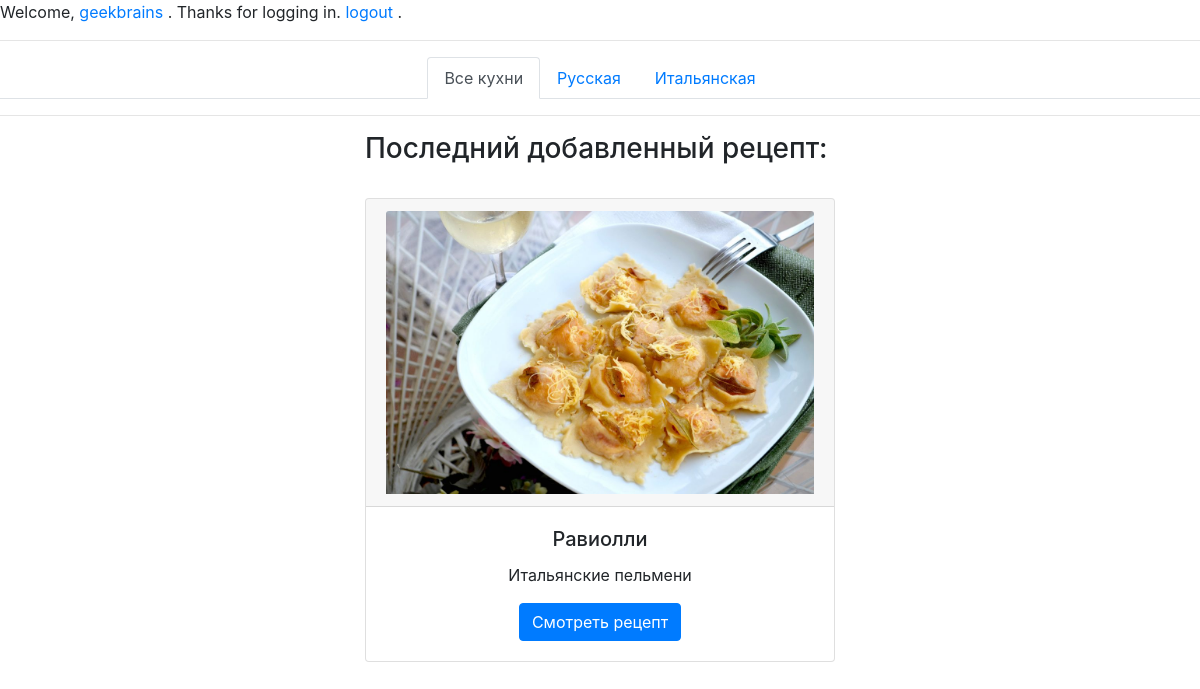
Page / (signed in) on the committed database.
### authapp/models.py (models this page shows, shortened)
class BorshchUser(AbstractUser):
    class Meta:
        verbose_name = 'пользователь'
        verbose_name_plural = 'пользователи'
    avatar = models.ImageField(upload_to='users_avatars', blank=True)

### mainapp/models.py (models this page shows, shortened)
class Cuisine(models.Model):
    class Meta:
        verbose_name = 'Кухня'
        verbose_name_plural = 'Кухни'
    name = models.CharField(verbose_name='название', max_length=64, unique=True)
    description = models.TextField(verbose_name='описание', blank=True)

class Recipe(models.Model):
    class Meta:
        verbose_name = 'Рецепт'
        verbose_name_plural = 'Рецепты'
    cuisine = models.ForeignKey(Cuisine, on_delete=models.CASCADE)
    name = models.CharField(verbose_name='название рецепта', max_length=255)
    description = models.TextField(verbose_name='описание', blank=True)
    cooking = models.TextField(verbose_name='способ приготовления', blank=False)
    image = models.ImageField(upload_to='recipe_photos', blank=True)

### mainapp/views.py (the view)
# urls.py: path('', MainView.as_view(), name='main'),
class MainView(ListView):
    model = Recipe
    context_object_name = 'recipes'
    template_name = 'mainapp/index.html'
    queryset = Recipe.objects.order_by('-id')[:1]
    def get_context_data(self, **kwargs):
        context = super().get_context_data(**kwargs)
        context['cuisine_list'] = Cuisine.objects.all()
        return context

### mainapp/templates/mainapp/index.html (shortened to what this page needs)
{% extends 'mainapp/base.html' %}
{% block content %}
<div class="container">
    <h3>Последний добавленный рецепт:</h3>
    <br>
    {% for recipe in recipes %}
        <div class="card text-center">
            <div class="card-header">
                <img src="/media/{{ recipe.image }}" class="card-img-top" alt="...">
            </div>
            <div class="card-body">
                <h5 class="card-title">{{ recipe.name }}</h5>
                <p class="card-text">{{ recipe.description }}</p>
                <a href="{% url 'recipes:recipe' recipe.id %}" class="btn btn-primary">Смотреть рецепт</a>
            </div>
        </div>
    {% endfor %}
</div>
{% endblock %}

### mainapp/templates/mainapp/includes/inc_user_menu.html
{% if user.is_authenticated %}
<p>Welcome, <a href="{% url 'auth:BorshchUser' user.pk %}">{{ user.username }}</a> . Thanks for logging in. <a href="{% url 'auth:logout'%}">logout</a> .</p>
{% else %}
<p>Welcome, new user. Please <a href="{% url 'auth:login' %}">log in</a> or <a href="{% url 'auth:register' %}">register</a>.</p>
{% endif %}

### mainapp/templates/mainapp/includes/inc_cuisine_menu.html (shortened to what this page needs)
<hr>
<ul class="nav nav-tabs justify-content-center">
  <li class="nav-item">
    <a href="{% url 'recipes:index' %}"
       class="nav-link {% if request.resolver_match.kwargs.cuisine == None %}
                  active
                {% endif %}">
      Все кухни
    </a>
  </li>
  {% for cuisine in cuisine_list %}
    <li class="nav-item">
      <a href="{% url 'recipes:cuisine' cuisine.name %}"
         class="nav-link ">
        {{ cuisine.name }}
      </a>
    </li>
  {% endfor %}
</ul>
<hr>

### static/css/styles.css (style rules this page uses)
.container { background-color: white; width: 500px; margin: 0 auto; }

### rows in the picture
BorshchUser: username "geekbrains"
Cuisine: name "Русская"
Cuisine: name "Итальянская"
Recipe: image (picture), name "Равиолли", description "Итальянские пельмени"
